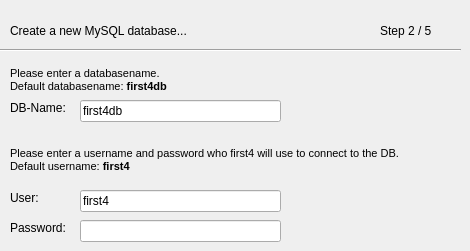
   <widget class="QWidget" name="page_5" >
    <widget class="QLabel" name="label_32" >
     <property name="geometry" >
      <rect>
       <x>10</x>
       <y>140</y>
       <width>441</width>
       <height>41</height>
      </rect>
     </property>
     <property name="text" >
      <string>&lt;html>&lt;head>&lt;meta name="qrichtext" content="1" />&lt;style type="text/css">
p, li { white-space: pre-wrap; }
&lt;/style>&lt;/head>&lt;body style=" font-family:'MS Shell Dlg 2'; font-size:8.25pt; font-weight:400; font-style:normal; text-decoration:none;">
&lt;p style=" margin-top:0px; margin-bottom:0px; margin-left:0px; margin-right:0px; -qt-block-indent:0; text-indent:0px;">&lt;span style=" font-size:8pt;">Please enter a username and password who first4 will use to connect to the DB.&lt;/span>&lt;/p>
&lt;p style=" margin-top:0px; margin-bottom:0px; margin-left:0px; margin-right:0px; -qt-block-indent:0; text-indent:0px; font-size:8pt;">Default username: &lt;span style=" font-weight:600;">first4&lt;/span>&lt;/p>&lt;/body>&lt;/html></string>
     </property>
    </widget>
    <widget class="Line" name="line_6" >
     <property name="geometry" >
      <rect>
       <x>0</x>
       <y>40</y>
       <width>461</width>
       <height>20</height>
      </rect>
     </property>
     <property name="orientation" >
      <enum>Qt::Horizontal</enum>
     </property>
    </widget>
    <widget class="QLabel" name="label_33" >
     <property name="geometry" >
      <rect>
       <x>10</x>
       <y>60</y>
       <width>441</width>
       <height>41</height>
      </rect>
     </property>
     <property name="text" >
      <string>&lt;html>&lt;head>&lt;meta name="qrichtext" content="1" />&lt;style type="text/css">
p, li { white-space: pre-wrap; }
&lt;/style>&lt;/head>&lt;body style=" font-family:'MS Shell Dlg 2'; font-size:8.25pt; font-weight:400; font-style:normal; text-decoration:none;">
&lt;p style=" margin-top:0px; margin-bottom:0px; margin-left:0px; margin-right:0px; -qt-block-indent:0; text-indent:0px; font-size:8pt;">Please enter a databasename.&lt;/p>
&lt;p style=" margin-top:0px; margin-bottom:0px; margin-left:0px; margin-right:0px; -qt-block-indent:0; text-indent:0px; font-size:8pt;">Default databasename: &lt;span style=" font-weight:600;">first4db&lt;/span>&lt;/p>&lt;/body>&lt;/html></string>
     </property>
    </widget>
    <widget class="QLabel" name="label_27" >
     <property name="geometry" >
      <rect>
       <x>10</x>
       <y>100</y>
       <width>61</width>
       <height>16</height>
      </rect>
     </property>
     <property name="text" >
      <string>DB-Name:</string>
     </property>
    </widget>
    <widget class="QLineEdit" name="txtnewdbname" >
     <property name="geometry" >
      <rect>
       <x>80</x>
       <y>100</y>
       <width>201</width>
       <height>22</height>
      </rect>
     </property>
     <property name="text" >
      <string>first4db</string>
     </property>
     <property name="echoMode" >
      <enum>QLineEdit::Normal</enum>
     </property>
    </widget>
    <widget class="QLabel" name="label_29" >
     <property name="geometry" >
      <rect>
       <x>380</x>
       <y>20</y>
       <width>61</width>
       <height>21</height>
      </rect>
     </property>
     <property name="text" >
      <string>Step 2 / 5</string>
     </property>
    </widget>
    <widget class="QLabel" name="label_31" >
     <property name="geometry" >
      <rect>
       <x>10</x>
       <y>190</y>
       <width>51</width>
       <height>16</height>
      </rect>
     </property>
     <property name="text" >
      <string>User:</string>
     </property>
    </widget>
    <widget class="QLineEdit" name="txtnewfirstuser" >
     <property name="geometry" >
      <rect>
       <x>80</x>
       <y>190</y>
       <width>201</width>
       <height>22</height>
      </rect>
     </property>
     <property name="text" >
      <string>first4</string>
     </property>
    </widget>
    <widget class="QLineEdit" name="txtnewfirstpwd" >
     <property name="geometry" >
      <rect>
       <x>80</x>
       <y>220</y>
       <width>201</width>
       <height>22</height>
      </rect>
     </property>
     <property name="echoMode" >
      <enum>QLineEdit::Normal</enum>
     </property>
    </widget>
    <widget class="QLabel" name="label_30" >
     <property name="geometry" >
      <rect>
       <x>10</x>
       <y>220</y>
       <width>61</width>
       <height>16</height>
      </rect>
     </property>
     <property name="text" >
      <string>Password:</string>
     </property>
    </widget>
    <widget class="QLabel" name="label_28" >
     <property name="geometry" >
      <rect>
       <x>10</x>
       <y>20</y>
       <width>231</width>
       <height>21</height>
      </rect>
     </property>
     <property name="text" >
      <string>Create a new MySQL database...</string>
     </property>
    </widget>
   </widget>
